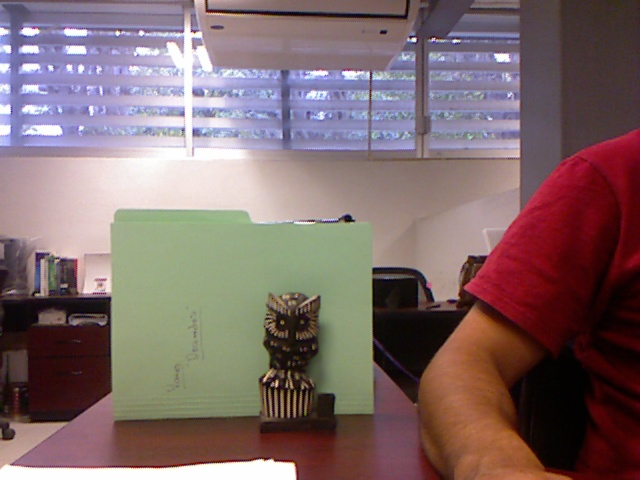
#> input picture proyecto-barragan/Image_3.bmp, 640 x 480 px
$ python proyecto_final_chido.py
#> lines starting #> are read from the running program, lines starting #| are printed output that depends on the picture; long printed decimals are rounded
#!/usr/local/bin/python3
'''
SSPIA1 Proyecto Final: función de correlación cruzada
Mejia Blanco Erick 211408613
'''

import numpy as np
import matplotlib.pyplot as plt
from math import sqrt
from random import random
import cv2 as cv


def diferential_evolution(fobj, bounds, fpenalty, mut=0.8, crossp=0.7, popsize=20, its=1000) -> (list, float):
    dimensions = len(bounds)
    pop = np.random.rand(popsize, dimensions)
    min_b, max_b = np.asarray(bounds).T
    diff = np.fabs(min_b - max_b)
    pop_denorm = min_b + pop * diff
    fitness = np.asarray([fobj(ind) for ind in pop_denorm])
    best_idx = np.argmin(fitness)
    best = pop_denorm[best_idx]
    for i in range(its):
        for j in range(popsize):
            idxs = [idx for idx in range(popsize) if idx != j]
            a, b, c = pop[np.random.choice(idxs, 3, replace=False)]
            mutant = np.clip(a + mut * (b - c), 0, 1)
            cross_points = np.random.rand(dimensions) < crossp
            if not np.any(cross_points):
                cross_points[np.random.randint(0, dimensions)] = True
            trial = np.where(cross_points, mutant, pop[j])
            trial_denorm = min_b + trial * diff
            trial_denorm = fpenalty(trial_denorm, min_b, max_b, dimensions)
            f = fobj(trial_denorm)
            if f > fitness[j]:
                fitness[j] = f
                pop[j] = trial
                if f > fitness[best_idx]:
                    best_idx = j
                    best = trial_denorm
        yield best, fitness[best_idx]


def ncc(image: np.ndarray, template: np.ndarray, x: int, y: int) -> float:
    [h, w] = template.shape
    image_sum = 0.0
    template_sum = 0.0
    sum_2 = 0.0

    sub_matrix = image[y:y+h, x:x+w]
    image_sum = np.sum(np.float_power(sub_matrix, 2))
    template_sum = np.sum(np.float_power(template, 2))
    sum_2 = np.sum(np.multiply(sub_matrix, template, dtype=float))

    return sum_2/(sqrt(float(image_sum))*sqrt(float(template_sum)))


def fobj(ncc, image: np.ndarray, template: np.ndarray):
    return lambda vars: ncc(image=image, template=template, x=int(vars[1]), y=int(vars[0]))


def fpenalty(u_i, min_b, max_b, dims):
    for j in range(0, dims):
        if u_i[j] > min_b[j] and u_i[j] < max_b[j]:
            u_i[j] = min_b[j] + (max_b[j]-min_b[j])*random()
    return u_i


image = cv.imread('Image_3.bmp', cv.IMREAD_COLOR)
#> image is the input picture: shape (480, 640, 3); mean B, G, R 106.7, 106.3, 127.5
template = cv.imread('Template.bmp', cv.IMREAD_COLOR)
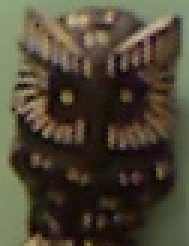
#> input picture proyecto-barragan/Template.bmp, 63 x 82 px (shown 3 times larger)
#> template is the input picture: shape (82, 63, 3); mean B, G, R 53, 69.3, 77.1
image = cv.cvtColor(image, cv.COLOR_BGR2RGB)
template = cv.cvtColor(template, cv.COLOR_BGR2RGB)

image_gray = cv.cvtColor(image, cv.COLOR_RGB2GRAY)
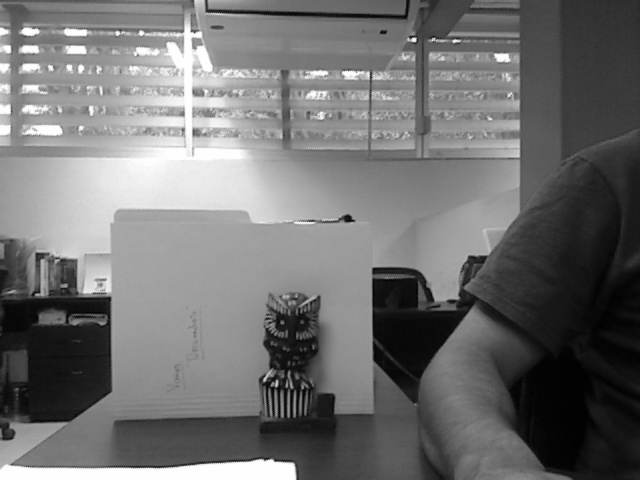
#> image_gray: shape (480, 640); min 0, max 255, mean 112.7
template_gray = cv.cvtColor(template, cv.COLOR_RGB2GRAY)
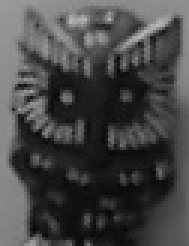
#> template_gray: shape (82, 63) (shown 3 times larger); min 8, max 183, mean 69.8
[image_h, image_w] = image_gray.shape
#> image_h = 480; image_w = 640
[template_h, template_w] = template_gray.shape
#> template_h = 82; template_w = 63

bounds = [(0, image_h - template_h), (0, image_w - template_w)]
#> bounds = [(0, 398), (0, 577)]

val_max = -1
xp = 0
yp = 0

# [6 lines of commented-out code are left out]


it = list(diferential_evolution(fobj=fobj(ncc=ncc, image=image_gray,
                                          template=template_gray), bounds=bounds, fpenalty=fpenalty, popsize=70, its=1000))
#> in ncc, `[h, w] = template.shape`: h = 82; w = 63
#> in ncc, `image_sum = np.sum(np.float_power(sub_matrix, 2))`: image_sum = 101563479
#> in ncc, `template_sum = np.sum(np.float_power(template, 2))`: template_sum = 35388064
#> in ncc, `sum_2 = np.sum(np.multiply(sub_matrix, template, dtype=float))`: sum_2 = 46816961
#> in ncc (call 37), `sub_matrix = image[y:y+h, x:x+w]`:
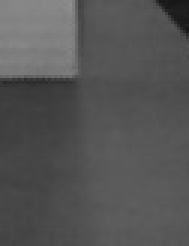
#> sub_matrix: shape (82, 63) (shown 3 times larger); min 21, max 143, mean 85.1
#> in ncc (call 37), `image_sum = np.sum(np.float_power(sub_matrix, 2))`: image_sum = 39359487
#> in ncc (call 37), `sum_2 = np.sum(np.multiply(sub_matrix, template, dtype=float))`: sum_2 = 31601665
#> in ncc (call 38), `sub_matrix = image[y:y+h, x:x+w]`:
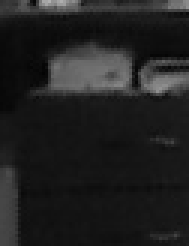
#> sub_matrix: shape (82, 63) (shown 3 times larger); min 3, max 176, mean 32.7
#> in ncc (call 38), `image_sum = np.sum(np.float_power(sub_matrix, 2))`: image_sum = 9372973
#> in ncc (call 38), `sum_2 = np.sum(np.multiply(sub_matrix, template, dtype=float))`: sum_2 = 12501761
#> in ncc (call 39), `sub_matrix = image[y:y+h, x:x+w]`:
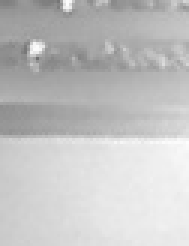
#> sub_matrix: shape (82, 63) (shown 3 times larger); min 112, max 253, mean 195
#> in ncc (call 39), `image_sum = np.sum(np.float_power(sub_matrix, 2))`: image_sum = 201187298
#> in ncc (call 39), `sum_2 = np.sum(np.multiply(sub_matrix, template, dtype=float))`: sum_2 = 66925982
#> in ncc (call 40), `sub_matrix = image[y:y+h, x:x+w]`:
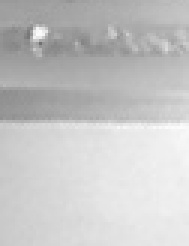
#> sub_matrix: shape (82, 63) (shown 3 times larger); min 112, max 251, mean 198
#> in ncc (call 40), `image_sum = np.sum(np.float_power(sub_matrix, 2))`: image_sum = 206859835
#> in ncc (call 40), `sum_2 = np.sum(np.multiply(sub_matrix, template, dtype=float))`: sum_2 = 68070528
#> the loop in fpenalty, `for j in range(0, dims):` made 2 passes
#> after the loop in fpenalty, `for j in range(0, dims):`: u_i = [398, 487.2]
#> the loop in fpenalty (call 2), `for j in range(0, dims):` made 2 passes
#> it = 1000 items, first 6: ([155.7, 577], 0.889), ([143, 546.4], 0.897), ([146.6, 570.3], 0.899), ([146.6, 570.3], 0.899), ([146.6, 570.3], 0.899), ([146.6, 570.3], 0.899)

print(it[-1])
#| (array([289.074, 259.762]), 0.972)
bst, fitnes = it[-1]
#> bst = [289.1, 259.8]; fitnes = 0.972
print('bst', bst)
#| bst [289.074 259.762]
print('fitnes', fitnes)
#| fitnes 0.972
val_max = fitnes
#> val_max = 0.972
yp = int(bst[0])
#> yp = 289
xp = int(bst[1])
#> xp = 259

print((xp, yp))
#| (259, 289)
print((xp+template_w, yp+template_h))
#| (322, 371)
image_result = cv.rectangle(image, (xp, yp),
                            (xp+template_w, yp+template_h), (255, 100, 100), 2)
plt.imshow(image_result, cmap="gray")
plt.show()
